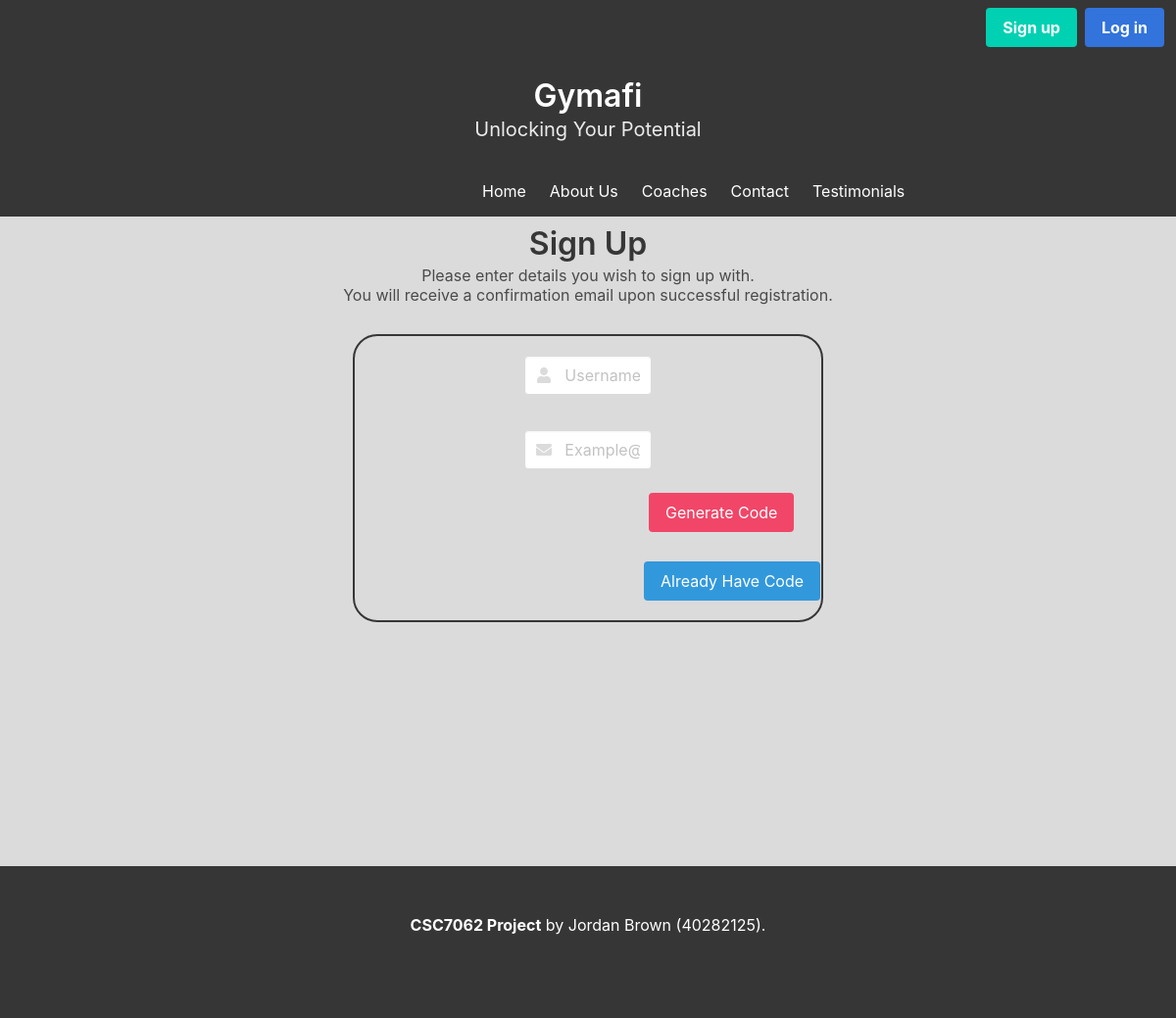
/resetpassword.php, run on the app's committed database.
### tables this page shows
CREATE TABLE `webdev_page_content` (
  `id` int(11) NOT NULL,
  `page_id` int(11) NOT NULL,
  `description` varchar(255) NOT NULL,
  `title` varchar(255) NOT NULL,
  `content` text NOT NULL,
  `content_2` text DEFAULT NULL
);

### resetpassword.php (the view, shortened to what this page needs)
<?php
include("conn.php");
?>
<!DOCTYPE html>
<html>
<head>
    <link href="styles/bulma.css" rel="stylesheet">
    <link href="styles/gui.css" rel="stylesheet">
</head>
<body class="has-background-grey-lighter">
    <?php
    if (!isset($_SESSION['gymafi_userid'])) {
    ?>
        <nav class='navbar is-dark' role='navigation' aria-label='main navigation'>
            <div class='navbar-end'>
                <div class='navbar-item'>
                    <div class='buttons loginButtons'>
                        <a class='button is-primary' href='signup.php'>
                            <strong>Sign up</strong>
                        </a>
                        <a class='button is-link' href='login.php'>
                            <strong>Log in</strong>
                        </a>
                    </div>
                </div>
            </div>
        </nav>
    <?php
    }
    ?>
    <section class="hero is-dark is-small">
        <div class="hero-body">
            <div class="container">
                <h1 class="title myTitle">
                    Gymafi
                </h1>
                <h2 class="subtitle myTitle">
                    Unlocking Your Potential
                </h2>
            </div>
        </div>
    </section>
    <nav class="navbar is-dark" role="navigation" aria-label="main navigation">
        <div id="navbarBasicExample" class="navbar-menu has-background-dark">
            <div class="navbar-start myNavPublic">
                <a class="navbar-item has-text-white" href='index.php'>
                    Home
                </a>
                <a class="navbar-item has-text-white" href='aboutus.php'>
                    About Us
                </a>
                <a class="navbar-item has-background-dark has-text-white" href='coaches.php'>
                    Coaches
                </a>
                <a class="navbar-item has-text-white" href='contact.php'>
                    Contact
                </a>
                <a class="navbar-item has-text-white" href='testimonials.php'>
                    Testimonials
                </a>
            </div>
        </div>
    </nav>
    <?php
    $getContentOfPage = $conn->prepare("SELECT webdev_page_content.title,  webdev_page_content.content,
    webdev_page_content.content_2
    FROM webdev_page_content
    WHERE webdev_page_content.id = 14");
    $getContentOfPage->execute();
    $getContentOfPage->store_result();
    $getContentOfPage->bind_result($contentTitle, $contentOne, $contentTwo);
    echo "
    <div id='signUpTitle'>
        <h2 class='title'>$contentTitle</h2>
        <h3 class='subtitle is-6'>
            <p>$contentOne</p>
            <p>$contentTwo</p>
        </h3>
    </div>
    ";
    ?>
    <form action='resetpassword.php' method='POST'>
        <div id="outerContain">
            <div id="loginBorder">
                <div id="innerContain ">
                    <div class="columns">
                        <div class="column"> </div>
                        <div class="column loginCol">
                            <div class="field loginCol">
                                <p class="control has-icons-left">
                                    <?php
                                    if ((isset($userName)) && ($userName != "") && ($userName != null)) {
                                        echo "<input class='input' type='text' id='usernInput' value='$userName' name='name'>";
                                    } else {
                                        echo "<input class='input' type='text' id='usernInput' placeholder='Username' name='name'>";
                                    }
                                    ?>
                                    <span class="icon is-small is-left">
                                    </span>
                                </p>
                            </div>
                        </div>
                        <div class="column">
                        </div>
                    </div>
                    <div class="columns">
                        <div class="column"> </div>
                        <div class="column">
                            <div class="field">
                                <p class="control has-icons-left">
                                    <?php
                                    if ((isset($email)) && ($email != "") && ($email != null)) {
                                        echo "<input class='input' type='email' id='emailInputLogin' value='$email' name='email'>";
                                    } else {
                                        echo "<input class='input' type='email' id='emailInputLogin' placeholder='Example@email.com' name='email'>";
                                    }
                                    ?>
                                    <span class="icon is-small is-left">
                                    </span>
                                </p>
                            </div>
                        </div>
                        <div class="column">
                        </div>
                    </div>
                </div>
                <div class="columns">
                    <div class="column">
                        <div class="field">
                            <p class="control">
                                <input type='submit' class='button is-danger' id='formButtonsForgot' value='Generate Code' name='generateCode'>
                            </p>
                            <p class="control">
                                <input type='submit' class='button is-info' id='attemptValidate' value='Already Have Code' name='attemptValidate'>
                            </p>
                        </div>
                    </div>
                </div>
    </form>
    <div class="myFooter" id='myFooterForgot'>
        <footer class="footer has-background-dark alsoMyFooter">
            <div class="content has-text-centered has-text-white">
                <p>
                    <span id="boldFoot">CSC7062 Project</span> by Jordan Brown (40282125).
                </p>
            </div>
        </footer>
    </div>
</body>
</html>

### styles/gui.css (style rules this page uses)
#attemptValidate { margin-top: 30px; margin-left: 275px; }
#formButtonsForgot { margin-left: 280px; }
#signUpTitle { margin: 10px auto 0 auto; text-align: center; }
.myNavPublic { margin-left: 40%; }
.myTitle { text-align: center; }
.myFooter { margin-top: 30px; }
.alsoMyFooter { height: 155px; }
#boldFoot { font-weight: bold; }
#myFooterForgot { margin-top: 249px; }
#loginBorder { border-radius: 25px; border: 2px solid #363636; padding: 20px; width: 40%; margin: 30px auto 0 auto; }

### data on the page
webdev_page_content: title "Sign Up", content "Please enter details you wish to sign up with.", content_2 "You will receive a confirmation email upon successful registration."
